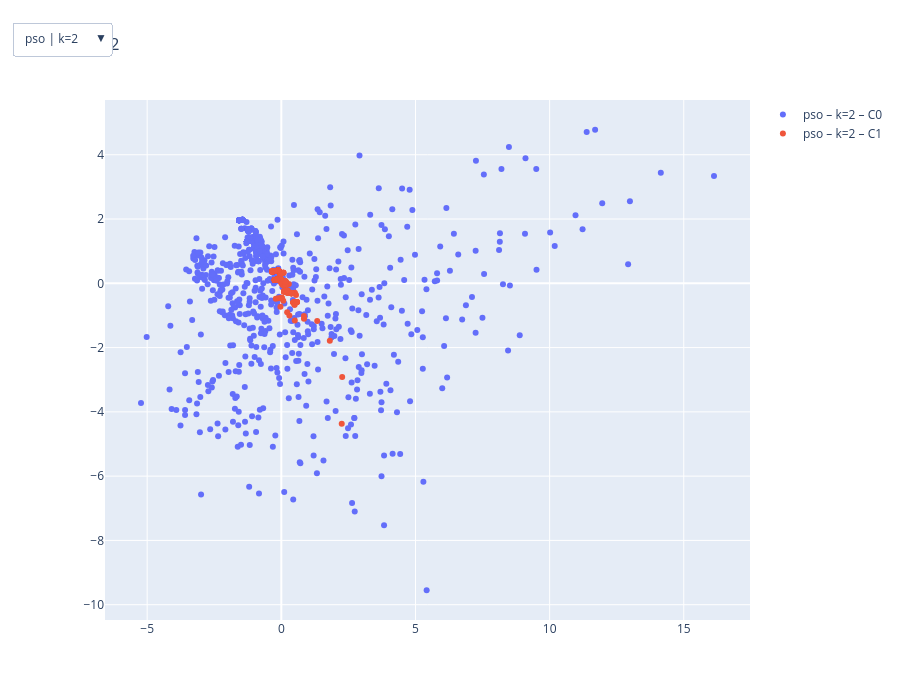

Notebook cell for this chart:
### Markdown cell above
# Resultados de estructura latente por escala

## Regla de lectura
- **Silhouette ↑** y **Calinski–Harabasz ↑** → mejor separación
- **Davies–Bouldin ↓** → clusters más compactos
- **Silhouette ≈ 0 o negativa** → no hay clases latentes reales

---

## Escalas sin estructura latente 
Estas escalas se comportan como **dimensiones continuas**, no como clases.

| Escala | Interpretación |
|-------|----------------|
| pga – Ansiedad generalizada | Dimensional |
| psa – Ansiedad por separación | Dimensional |
| pea – Bulimia | No clusterizable |
| pad – TDAH | Ruido |
| pod – Oposición desafiante | Ruido |
| pcd – Trastorno de conducta | Muy débil |
| pmd – Depresión | Bimodal débil (k≈2) |

---

## Manía / hipomanía (pma)
Todos los modelos colapsan en **1 solo cluster**.

Esto indica que:
- El constructo es **casi binario**
- No hay heterogeneidad latente

➡ LCA **no es válido** para esta escala.

---

## Esquizofrenia (psz)
Sí hay estructura latente.

| k | lectura |
|---|--------|
| 4–5 | mejor compromiso separación / estabilidad |

➡ Hay **subtipos reales** dentro del espectro psicótico.

---

## Consumo de sustancias (estructura latente fuerte)

| Escala | k óptimo | Interpretación |
|-------|--------|----------------|
| pal – Alcohol | 4–5 | perfiles de severidad |
| pmj – Marihuana | 5 | trayectorias claras |
| psu – Otras sustancias | 5 | tipologías robustas |
| pni – Tabaco | 6 | gradiente adictivo |

Silhouette > **0.7 – 0.97** →  
Estas son **clases latentes reales**.

---

# Conclusión global

| Dominio | Estructura |
|--------|-----------|
| Ansiedad / afecto | Dimensional |
| Conducta | Ruido |
| Esquizofrenia | Mixto |
| Sustancias | Clases latentes reales |

LCA es **válido y potente solo para sustancias y psicosis**.

### Code cell
plotly_lca_pca_dropdown(full_dict, code_list)
